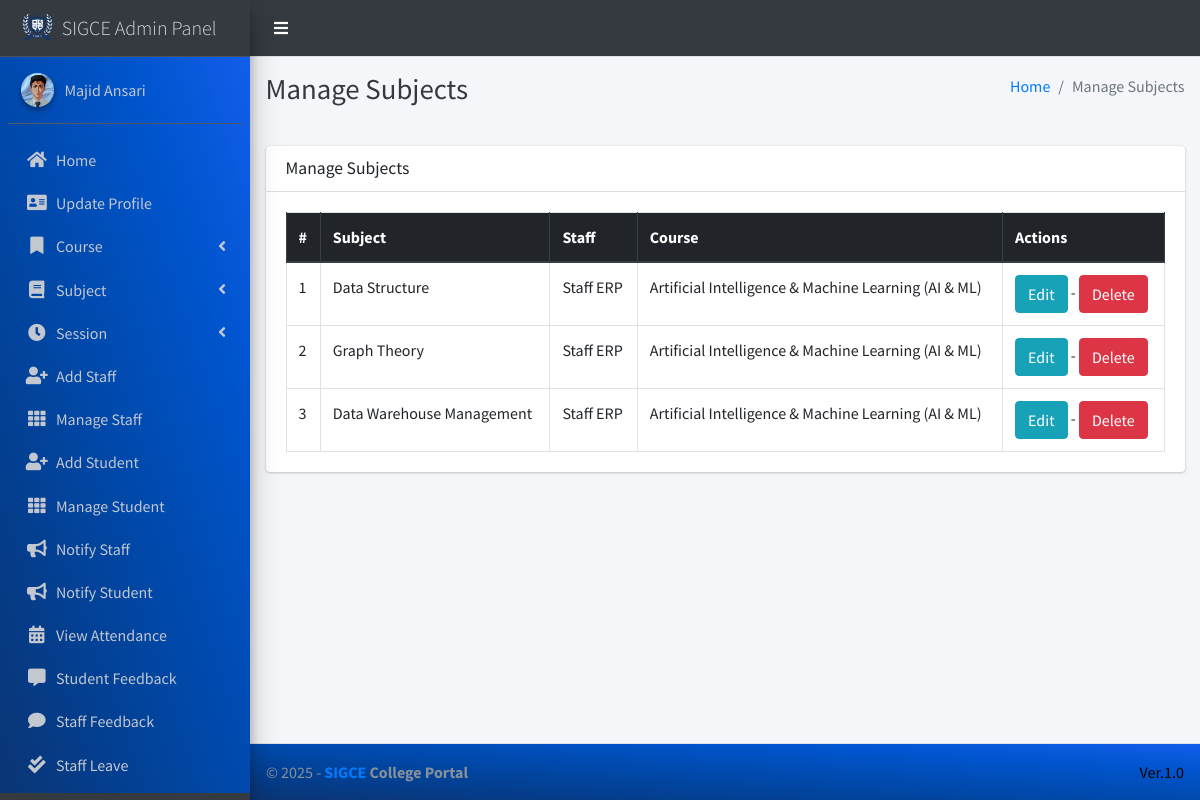
The app's page /subject/manage/ (signed in) with its own data.
### main_app/models.py (models this page shows, shortened)
class CustomUser(AbstractUser):
    USER_TYPE = ((1, "HOD"), (2, "Staff"), (3, "Student"))
    GENDER = [("M", "Male"), ("F", "Female")]
    username = None  # Removed username, using email instead
    email = models.EmailField(unique=True)
    user_type = models.CharField(default=1, choices=USER_TYPE, max_length=1)
    gender = models.CharField(max_length=1, choices=GENDER)
    profile_pic = models.ImageField()
    address = models.TextField()
    fcm_token = models.TextField(default="")  # For firebase notifications
    created_at = models.DateTimeField(auto_now_add=True)
    updated_at = models.DateTimeField(auto_now=True)
    USERNAME_FIELD = "email"
    REQUIRED_FIELDS = []
    objects = CustomUserManager()
    def __str__(self):
        return  self.first_name + " " + self.last_name

class Subject(models.Model):
    name = models.CharField(max_length=120)
    staff = models.ForeignKey(Staff,on_delete=models.CASCADE,)
    course = models.ForeignKey(Course, on_delete=models.CASCADE)
    updated_at = models.DateTimeField(auto_now=True)
    created_at = models.DateTimeField(auto_now_add=True)

class Staff(models.Model):
    course = models.ForeignKey(Course, on_delete=models.DO_NOTHING, null=True, blank=False)
    admin = models.OneToOneField(CustomUser, on_delete=models.CASCADE)

class Course(models.Model):
    name = models.CharField(max_length=120)
    created_at = models.DateTimeField(auto_now_add=True)
    updated_at = models.DateTimeField(auto_now=True)

### main_app/hod_views.py (the view)
# urls.py: path("subject/manage/", hod_views.manage_subject, name='manage_subject'),
def manage_subject(request):
    subjects = Subject.objects.all()
    context = {
        'subjects': subjects,
        'page_title': 'Manage Subjects'
    }
    return render(request, "hod_template/manage_subject.html", context)

### main_app/templates/hod_template/manage_subject.html
{% extends 'main_app/base.html' %}
{% load static %}
{% block page_title %}{{page_title}}{% endblock page_title %}
{% block content %}
<section class="content">
    <div class="container-fluid">
        <div class="row">
            <div class="col-md-12">
                <div class="card">
                    <div class="card-header">
                        <h3 class="card-title">{{page_title}}</h3>
                    </div>
                    <div class="card-body">
                        <table id="example2" class="table table-bordered table-hover">
                            <thead class="thead-dark">
                                <tr>
                                    <th>#</th>
                                    <th>Subject</th>
                                    <th>Staff</th>
                                    <th>Course</th>
                                    <th>Actions</th>
                                </tr>
                            </thead>
                            <tbody>
                                {% for subject in subjects %}
                                <tr>
                                    <td>{{ forloop.counter }}</td>
                                    <td>{{subject.name}}</td>
                                    <td>{{subject.staff.admin}}</td>
                                    <td>{{subject.course.name}}</td>
                                    <td>
                                        <a href="{% url 'edit_subject' subject.id %}" class="btn btn-info">Edit</a> -
                                        <a href="{% url 'delete_subject' subject.id %}" onclick="return confirm('Are you sure you want to delete this ?')" class="btn btn-danger">Delete</a>
                                    </td>
                                </tr>
                                {% endfor %}
                            </tbody>
                        </table>
                    </div>
                </div>
            </div>
        </div>
    </div>
</section>
{% endblock content %}

### main_app/templates/main_app/base.html (shortened to what this page needs)
{% load static %}
<!DOCTYPE html>
<html>
<head>
    <link rel="stylesheet" href="{% static 'plugins/fontawesome-free/css/all.min.css'%} ">
    <link rel="stylesheet" href="https://code.ionicframework.com/ionicons/2.0.1/css/ionicons.min.css">
    <link rel="stylesheet"
        href="{% static 'plugins/tempusdominus-bootstrap-4/css/tempusdominus-bootstrap-4.min.css'%} ">
    <link rel="stylesheet" href="{% static 'plugins/icheck-bootstrap/icheck-bootstrap.min.css'%} ">
    <link rel="stylesheet" href="{% static 'dist/css/adminlte.min.css'%} ">
    <link rel="stylesheet" href="{% static 'plugins/overlayScrollbars/css/OverlayScrollbars.min.css'%} ">
    <link rel="stylesheet" href="{% static 'plugins/daterangepicker/daterangepicker.css'%} ">
</head>
<body class="hold-transition sidebar-mini layout-fixed" >
    <div class="wrapper" >
        <nav class="main-header navbar navbar-expand navbar-light " style="background-color: #343a40;">
            <ul class="navbar-nav">
                <li class="nav-item">
                    <a class="nav-link" data-widget="pushmenu" href="#"><i  style="color: white;" class="fas fa-bars"></i></a>
                </li>
            </ul>
        </nav>
        {% include "main_app/sidebar_template.html" with user=user %}
        <div class="content-wrapper">
            <div class="content-header">
                <div class="container-fluid">
                    <div class="row mb-2">
                        <div class="col-sm-6">
                            <h1 class="m-0 text-dark">{% block page_title %}{% endblock page_title %}</h1>
                        </div>
                        <div class="col-sm-6">
                            <ol class="breadcrumb float-sm-right">
                                <li class="breadcrumb-item"><a href="#">Home</a></li>
                                <li class="breadcrumb-item active">{{ page_title }}</li>
                            </ol>
                        </div>
                    </div>
                </div>
            </div>
<section class="content">
    <div class="container-fluid">
        <div class="row">
            <div class="col-md-12">
            </div></div></div></section>
            {% block content %}
            {% endblock content %}
        </div>
        {% include "main_app/footer.html" %}
    </div>
</body>
</html>

### main_app/templates/main_app/sidebar_template.html (shortened to what this page needs)
{% load static %}
<aside class="main-sidebar sidebar-dark-info elevation-4">
    {% if request.user.user_type == '1' %}
    <a href="{% url 'admin_home' %}" class="brand-link">
        <img src="{% static 'dist/img/virusx.png' %} " alt="SIGCE LOGO"
            class="brand-image " >
        <span class="brand-text font-weight-light" >SIGCE Admin Panel</span>
    </a>
    <div class="sidebar" style="background-image: linear-gradient(to right top, #0b3574, #033f91, #004aae, #0054cc, #125eeb);">
        <div class="user-panel mt-3 pb-3 mb-3 d-flex">
            <div class="image">
                <img src="{{ request.user.profile_pic}}" class="img-circle elevation-2" alt="User Image">
            </div>
            <div class="info">
                <a href="#" class="d-block">{{user}}</a>
            </div>
        </div>
        <nav class="mt-2">
            <ul class="nav nav-pills nav-sidebar flex-column" data-widget="treeview" role="menu" data-accordion="false">
                <li class="nav-item">
                    {% url 'admin_home' as admin_home %}
                    <a href="{{admin_home}}" class="nav-link {% if admin_home == request.path %} active {% endif %}">
                        <i class="nav-icon fas fa-home"></i>
                        <p>
                            Home
                        </p>
                    </a>
                </li>
                <li class="nav-item">
                    {% url 'admin_view_profile' as admin_view_profile %}
                    <a href="{{admin_view_profile}}"
                        class="nav-link {% if admin_view_profile == request.path %} active {% endif %}">
                        <i class="nav-icon fas fa-address-card"></i>
                        <p>
                            Update Profile
                        </p>
                    </a>
                </li>
                <li class="nav-item has-treeview">
                    <a href="#" class="nav-link" >
                        <i class="nav-icon fas fa-bookmark"></i>
                        <p>
                            Course
                            <i class="fas fa-angle-left right"></i>
                        </p>
                    </a>
                </li>
                <li class="nav-item has-treeview">
                    <a href="#" class="nav-link">
                        <i class="nav-icon fas fa-book"></i>
                        <p>
                            Subject
                            <i class="fas fa-angle-left right"></i>
                        </p>
                    </a>
                </li>
                <li class="nav-item has-treeview">
                    <a href="#" class="nav-link">
                        <i  class="nav-icon fas fa-clock"></i>
                        <p>
                            Session
                            <i class="fas fa-angle-left right"></i>
                        </p>
                    </a>
                </li>
                <li class="nav-item">
                    {% url 'add_staff' as add_staff %}
                    <a href="{{add_staff}}" class="nav-link {% if add_staff == request.path %} active {% endif %}">
                        <i class="nav-icon fas fa-user-plus"></i>
                        <p>
                            Add Staff
                        </p>
                    </a>
                </li>
                <li class="nav-item">
                    {% url 'manage_staff' as manage_staff %}
                    {% url 'edit_staff' staff_id as edit_staff %}
                    <a href="{{manage_staff}}"
                        class="nav-link {% if manage_staff == request.path or request.path == edit_staff %} active {% endif %}">
                        <i class="nav-icon fas fa-th"></i>
                        <p>
                            Manage Staff
                        </p>
                    </a>
                </li>
                <li class="nav-item">
                    {% url 'add_student' as add_student%}
                    <a href="{{add_student}}" class="nav-link  {% if add_student == request.path %} active {% endif %}">
                        <i class="nav-icon fas fa-user-plus"></i>
                        <p>
                            Add Student
                        </p>
                    </a>
                </li>
                <li class="nav-item">
                    {% url 'manage_student' as manage_student %}
                    {% url 'edit_student' student_id as edit_student %}
                    <a href="{{manage_student}}"
                        class="nav-link  {% if edit_student == request.path or manage_student == request.path %} active {% endif %}">
                        <i class="nav-icon fas fa-th"></i>
                        <p>
                            Manage Student
                        </p>
                    </a>
                </li>
                <li class="nav-item">
                    {% url 'admin_notify_staff' as admin_notify_staff %}
                    <a href="{{admin_notify_staff}}"
                        class="nav-link {% if admin_notify_staff == request.path %} active {% endif %}">
                        <i class="nav-icon fas fa-bullhorn"></i>
                        <p>
                            Notify Staff
                        </p>
                    </a>
                </li>
                <li class="nav-item">
                    {% url 'admin_notify_student' as admin_notify_student %}
                    <a href="{{admin_notify_student}}"
                        class="nav-link {% if admin_notify_student == request.path %} active {% endif %}">
                        <i class="nav-icon fas fa-bullhorn"></i>
                        <p>
                            Notify Student
                        </p>
                    </a>
                </li>
                <li class="nav-item">
                    {% url 'admin_view_attendance' as admin_view_attendance %}
                <li class="nav-item">
                    <a href="{{admin_view_attendance}}"
                        class="nav-link  {% if admin_view_attendance == request.path %} active {% endif %}">
                        <i class="nav-icon fas fa-calendar-alt"></i>
                        <p>
                            View Attendance
                        </p>
                    </a>
                </li>
                <li class="nav-item">
                    {% url 'student_feedback_message' as student_feedback_message %}
                    <a href="{{ student_feedback_message }}"
                        class="nav-link  {% if student_feedback_message == request.path %} active {% endif %}">
                        <i class="nav-icon fas fa-comment-alt"></i>
                        <p>
                            Student Feedback
                        </p>
                    </a>
                </li>
                <li class="nav-item">
                    {% url 'staff_feedback_message' as staff_feedback_message %}
                    <a href="{{staff_feedback_message}}"
                        class="nav-link   {% if staff_feedback_message == request.path %} active {% endif %}">
                        <i  class="nav-icon fas fa-comment"></i>
                        <p>
                            Staff Feedback
                        </p>
                    </a>
                </li>
                <li class="nav-item">
                    {% url 'view_staff_leave' as view_staff_leave %}
                    <a href="{{view_staff_leave}}"
                        class="nav-link  {% if view_staff_leave == request.path %} active {% endif %}">
                        <i  class="nav-icon fas fa-check-double"></i>
                        <p>
                            Staff Leave
                        </p>
                    </a>
                </li>
                <li class="nav-item">
                    {% url 'view_student_leave' as view_student_leave %}
                    <a href="{% url 'view_student_leave' %}"
                        class="nav-link  {% if view_student_leave == request.path %} active {% endif %}">
                    </a>
                </li>
                                        {% endif %}
                                    </ul>
                                </nav>
                            </div>
</aside>

### main_app/templates/main_app/footer.html
<footer class="main-footer" style="background-image: linear-gradient(to right top, #0b3574, #033f91, #004aae, #0054cc, #125eeb);">
    &copy; {% now "Y" %} - <strong><span><a href="http://sigce.edu.in/">SIGCE</a></span> College Portal</strong>
    <div class="float-right d-none d-sm-inline-block" style="color: black;">
       Ver.1.0
    </div>
</footer>

### records on screen
CustomUser: user.profile_pic (picture), first_name+last_name "Majid Ansari"
Subject: name "Data Structure", staff.admin "Staff ERP", course.name "Artificial Intelligence & Machine Learning (AI & ML)"
Subject: name "Graph Theory", staff.admin "Staff ERP", course.name "Artificial Intelligence & Machine Learning (AI & ML)"
Subject: name "Data Warehouse Management", staff.admin "Staff ERP", course.name "Artificial Intelligence & Machine Learning (AI & ML)"

### other values on screen
{{ page_title }} "Manage Subjects"
